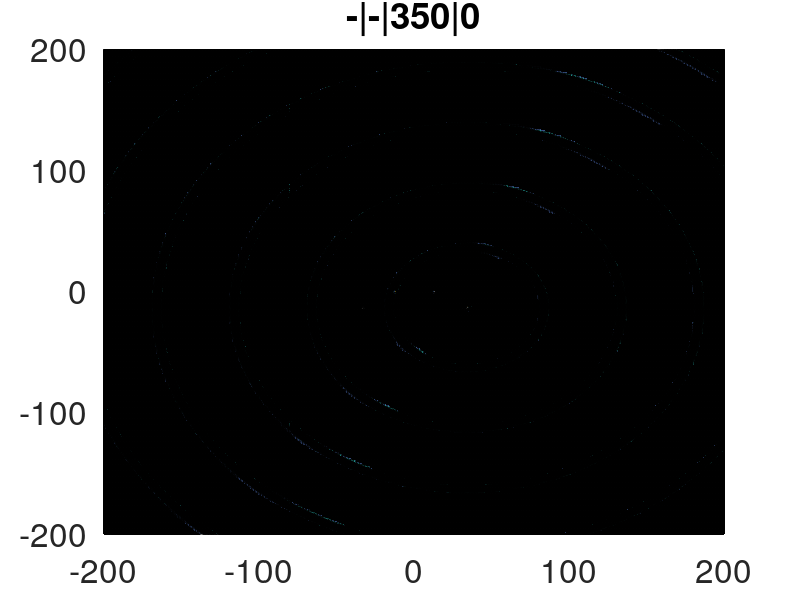

The MATLAB script that drew this image:
#########################################
####### variables for the picture #######
#########################################

clear all;
close all;

% Time in seconds for each plot in the GIF
DelayTime = 0.1; 

startx = 150;
starty = 150;
width = 1062;
height = 980;

phase_step = 10;
phase_start = 0;
phase_end = 360;

minimum_value = 1.9;

########################################
####### variables for the figure #######
########################################

matrix_size = 200;
number_of_points = 2 * matrix_size + 1;

reference_x_pos = 0;
reference_y_pos = 0;

antenna_1_x_pos = -12;
antenna_1_y_pos = 0;
	antenna_1_enable = 0;
	antenna_1_enable_phase = 0;

antenna_2_x_pos = 13;
antenna_2_y_pos = 0;
	antenna_2_enable = 1;
	antenna_2_enable_phase = 1;

antenna_3_x_pos = -33;
antenna_3_y_pos = -13;
	antenna_3_enable = 0;
	antenna_3_enable_phase = 0;

antenna_4_x_pos = 34;
antenna_4_y_pos = -13;
	antenna_4_enable = 1;
	antenna_4_enable_phase = 0;

wave_length = 50;

########################################

frequency = (2 * pi) / wave_length;

space_reference_x = linspace(-matrix_size-reference_x_pos,matrix_size-reference_x_pos,number_of_points) ;
space_reference_y = linspace(-matrix_size-reference_y_pos,matrix_size-reference_y_pos,number_of_points) ;

space_antenna_1_x = linspace(-matrix_size-antenna_1_x_pos,matrix_size-antenna_1_x_pos,number_of_points) ;
space_antenna_1_y = linspace(-matrix_size-antenna_1_y_pos,matrix_size-antenna_1_y_pos,number_of_points) ;

space_antenna_2_x = linspace(-matrix_size-antenna_2_x_pos,matrix_size-antenna_2_x_pos,number_of_points) ;
space_antenna_2_y = linspace(-matrix_size-antenna_2_y_pos,matrix_size-antenna_2_y_pos,number_of_points) ;

space_antenna_3_x = linspace(-matrix_size-antenna_3_x_pos,matrix_size-antenna_3_x_pos,number_of_points) ;
space_antenna_3_y = linspace(-matrix_size-antenna_3_y_pos,matrix_size-antenna_3_y_pos,number_of_points) ;

space_antenna_4_x = linspace(-matrix_size-antenna_4_x_pos,matrix_size-antenna_4_x_pos,number_of_points) ;
space_antenna_4_y = linspace(-matrix_size-antenna_4_y_pos,matrix_size-antenna_4_y_pos,number_of_points) ;

mesh_antenna_1_value = zeros(number_of_points,number_of_points);
mesh_antenna_2_value = zeros(number_of_points,number_of_points);
mesh_antenna_3_value = zeros(number_of_points,number_of_points);
mesh_antenna_4_value = zeros(number_of_points,number_of_points);

[antenna_1_x,antenna_1_y] = meshgrid(space_antenna_1_x,space_antenna_1_y);
[antenna_2_x,antenna_2_y] = meshgrid(space_antenna_2_x,space_antenna_2_y);
[antenna_3_x,antenna_3_y] = meshgrid(space_antenna_3_x,space_antenna_3_y);
[antenna_4_x,antenna_4_y] = meshgrid(space_antenna_4_x,space_antenna_4_y);

########################################

distance_antenna_1_value = sqrt(antenna_1_x.*antenna_1_x + antenna_1_y.*antenna_1_y);
distance_antenna_2_value = sqrt(antenna_2_x.*antenna_2_x + antenna_2_y.*antenna_2_y);
distance_antenna_3_value = sqrt(antenna_3_x.*antenna_3_x + antenna_3_y.*antenna_3_y);
distance_antenna_4_value = sqrt(antenna_4_x.*antenna_4_x + antenna_4_y.*antenna_4_y);

##################################
######### edit title name ########
##################################

phase_final = phase_end - phase_step;
number_step = (phase_end - phase_start) / phase_step;

if (antenna_1_enable == 1)
	angle_offset_1 = 0;
	text_1 = ["fixed|"];
	if (antenna_1_enable_phase == 1)
		angle_offset_1 = linspace(phase_start,phase_final,number_step);
		text_1 = ["moving|"];
	endif
else
	angle_offset_1 = 0;
	text_1 = ["-|"];
endif

if (antenna_2_enable == 1)
	angle_offset_2 = 0;
	text_2 = ["fixed|"];
	if (antenna_2_enable_phase == 1)
		angle_offset_2 = linspace(phase_start,phase_final,number_step);
		text_2 = ["moving|"];
	endif
else
	angle_offset_2 = 0;
	text_2 = ["-|"];
endif

if (antenna_3_enable == 1)
	angle_offset_3 = 0;
	text_3 = ["fixed|"];
	if (antenna_3_enable_phase == 1)
		angle_offset_3 = linspace(phase_start,phase_final,number_step);
		text_3 = ["moving|"];
	endif
else
	angle_offset_3 = 0;
	text_3 = ["-|"];
endif

if (antenna_4_enable == 1)
	angle_offset_4 = 0;
	text_4 = ["fixed"];
	if (antenna_4_enable_phase == 1)
		angle_offset_4 = linspace(phase_start,phase_final,number_step);
		text_4 = ["moving"];
	endif
else
	angle_offset_4 = 0;
	text_4 = ["-"];
endif

name = [text_3 , text_1 , text_2 , text_4];
filename = ["antenna_" , name , ".gif"];

n = 1;

for i = angle_offset_1
	for j = angle_offset_2
		for k = angle_offset_3
			for l = angle_offset_4

				radian_offset_1 = i * pi / 180;
				radian_offset_2 = j * pi / 180;
				radian_offset_3 = k * pi / 180;
				radian_offset_4 = l * pi / 180;

				if (antenna_1_enable == 1)
					text_1 = [num2str(i) , "|"];
				else
					text_1 = ["-|"];
				endif

				if (antenna_2_enable == 1)
					text_2 = [num2str(j) , "|"];
				else
					text_2 = ["-|"];
				endif

				if (antenna_3_enable == 1)
					text_3 = [num2str(k) , "|"];
				else
					text_3 = ["-|"];
				endif

				if (antenna_4_enable == 1)
					text_4 = [num2str(l)];
				else
					text_4 = ["-"];
				endif

				text_title = [text_3 , text_1 , text_2 , text_4];

				##################################
				####### create the picture #######
				##################################

				% Generate the function and plot it
				mesh_antenna_value = zeros(number_of_points,number_of_points);

				mesh_antenna_1_value = antenna_1_enable * cos(frequency*distance_antenna_1_value + radian_offset_1);
				mesh_antenna_2_value = antenna_2_enable * cos(frequency*distance_antenna_2_value + radian_offset_2);
				mesh_antenna_3_value = antenna_3_enable * cos(frequency*distance_antenna_3_value + radian_offset_3);
				mesh_antenna_4_value = antenna_4_enable * cos(frequency*distance_antenna_4_value + radian_offset_4);

				mesh_antenna_value = mesh_antenna_1_value + mesh_antenna_2_value + mesh_antenna_3_value + mesh_antenna_4_value;

				mesh_antenna_value(number_of_points-matrix_size+antenna_1_y_pos,number_of_points-matrix_size+antenna_1_x_pos) = 3;
				mesh_antenna_value(number_of_points-matrix_size+antenna_2_y_pos,number_of_points-matrix_size+antenna_2_x_pos) = 3;
				mesh_antenna_value(number_of_points-matrix_size+antenna_3_y_pos,number_of_points-matrix_size+antenna_3_x_pos) = 3;
				mesh_antenna_value(number_of_points-matrix_size+antenna_4_y_pos,number_of_points-matrix_size+antenna_4_x_pos) = 3;

				mesh_antenna_boolean = zeros(number_of_points,number_of_points);

				for i2=1:number_of_points
				    for j2=1:number_of_points
					if (mesh_antenna_value(i2,j2) > minimum_value)
					    mesh_antenna_boolean(i2,j2) = 1;
					endif
					if (mesh_antenna_value(i2,j2) < -minimum_value)
					    mesh_antenna_boolean(i2,j2) = -1;
					endif
				    endfor
				endfor

				mesh_antenna_boolean(number_of_points-matrix_size+antenna_1_y_pos,number_of_points-matrix_size+antenna_1_x_pos) = 3;
				mesh_antenna_boolean(number_of_points-matrix_size+antenna_2_y_pos,number_of_points-matrix_size+antenna_2_x_pos) = 3;
				mesh_antenna_boolean(number_of_points-matrix_size+antenna_3_y_pos,number_of_points-matrix_size+antenna_3_x_pos) = 3;
				mesh_antenna_boolean(number_of_points-matrix_size+antenna_4_y_pos,number_of_points-matrix_size+antenna_4_x_pos) = 3;

				% Create empty figure and assign number
				f = figure(1);

				#pause(0.3);

				surface(space_reference_x,space_reference_y,mesh_antenna_boolean) ;
				set(gcf,'position',[startx,starty,width,height]);
				title(text_title);
				set(gca, "fontsize", 24);
				xlim([-matrix_size,matrix_size]);
				drawnow

				#pause(0.3);

				% Image Processing
				% Assign plot to a frame
				frame = getframe(f);
				% Convert frame to RGB image (3 dimensional) 
				im = frame2im(frame);
				% Transform RGB samples to 1 dimension with a color map "cm". 
				[imind,cm] = rgb2ind(im); 
				if n == 1;
					% Create GIF file
					imwrite(imind,cm,filename,'gif','DelayTime', DelayTime , 'Compression' , 'lzw');
				else
					% Add each new plot to GIF
					imwrite(imind,cm,filename,'gif','WriteMode','append','DelayTime', DelayTime , 'Compression' , 'lzw');
				endif

				#pause(0.3);

				close all;

				% Function and GIF file update loop
				n = n + 1;

			endfor
		endfor
	endfor
endfor
